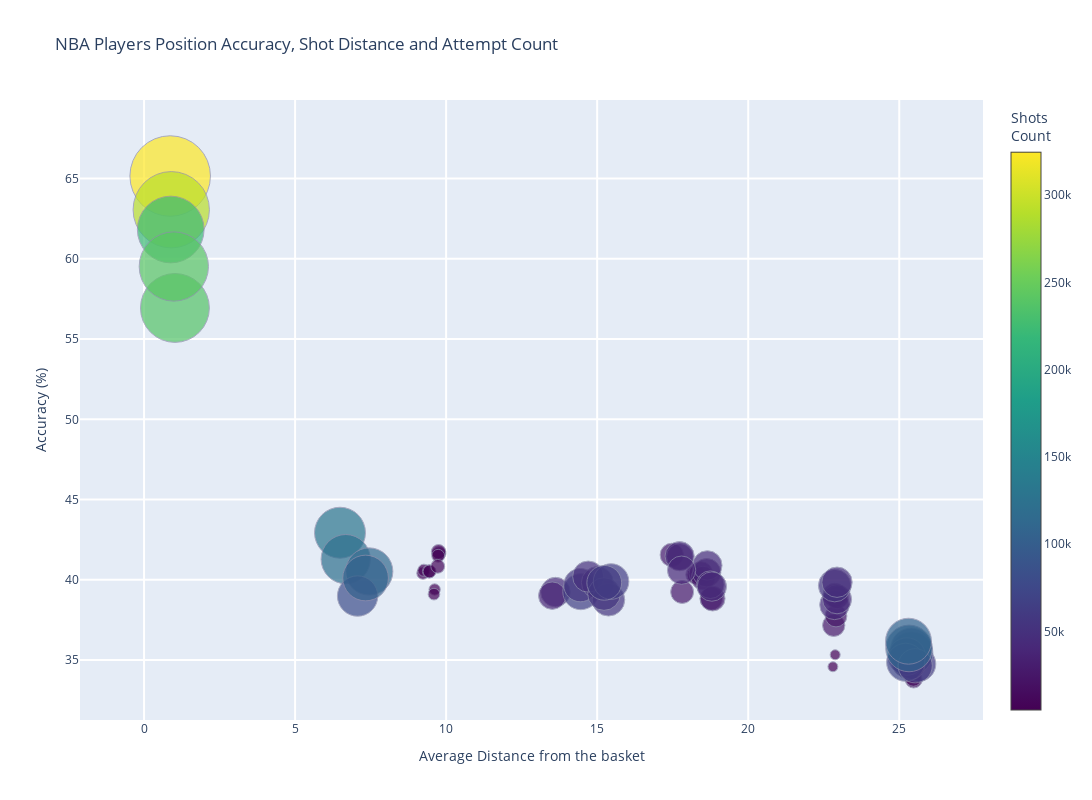

Notebook source saved alongside this figure:
### Code cell
fig = go.Figure()
fig.update_layout(width=1400, height=800, title="NBA Players Position Accuracy, Shot Distance and Attempt Count",
                  xaxis=dict(
                      title="Average Distance from the basket",
                      gridcolor="white",
                      gridwidth=2,
                  ),
                  yaxis=dict(
                      title="Accuracy (%)",
                      gridcolor="white",
                      gridwidth=2,
                  ),
                  )
fig.add_trace(
    go.Scatter(
        x=position_zones_75_p["avg_distance"],
        y=position_zones_75_p["accuracy"] * 100,
        mode="markers",
        marker=dict(
            size=position_zones_75_p["count"],
            sizemode="area",
            sizeref=100,
            color=position_zones_75_p["count"],
            colorscale="Viridis",
            showscale=True,
            line_color='rgb(140, 140, 170)',
            colorbar_title='Shots<br>Count',
        ),
    text=position_zones_75_p["POSITION"],
    hovertemplate=(
            "Position: %{text}<br>" +
            "Accuracy: %{y:.2f}<br>" +
            "Average Distance: %{x:.2f}<br>" +
            "Attempt Count: %{marker.size:.0f}"
    ),
    name="Positions"
    )
)

### Figure 1 — Plotly figure (JSON) as saved in the notebook; plotly's stock layout.template omitted (floating-point values rounded to 4 significant figures)
{"data": [{"hovertemplate": "Position: %{text}<br>Accuracy: %{y:.2f}<br>Average Distance: %{x:.2f}<br>Attempt Count: %{marker.size:.0f}", "marker": {"color": [18096, 14574, 13287, 129765, 7528, 7413, 4908, 27175, 43676, 17315, 37727, 16335, 324616, 5022, 36105, 49804, 46580, 121181, 8674, 8330, 24910, 35146, 64843, 28023, 55720, 28249, 291476, 23729, 61236, 91014, 84806, 111444, 9414, 10492, 28490, 42777, 50957, 40338, 48634, 43354, 237196, 25347, 36372, 70288, 72409, 81573, 6407, 6800, 43950, 26311, 53008, 25613, 53396, 30721, 222773, 42448, 58650, 108737, 105600, 104354, 8271, 9499, 53008, 40193, 63312, 38312, 60590, 43161, 240280, 46207], "colorbar": {"title": {"text": "Shots<br>Count"}}, "colorscale": [[0, "#440154"], [0.1111, "#482878"], [0.2222, "#3e4989"], [0.3333, "#31688e"], [0.4444, "#26828e"], [0.5556, "#1f9e89"], [0.6667, "#35b779"], [0.7778, "#6ece58"], [0.8889, "#b5de2b"], [1, "#fde725"]], "line": {"color": "rgb(140, 140, 170)"}, "showscale": true, "size": [18096, 14574, 13287, 129765, 7528, 7413, 4908, 27175, 43676, 17315, 37727, 16335, 324616, 5022, 36105, 49804, 46580, 121181, 8674, 8330, 24910, 35146, 64843, 28023, 55720, 28249, 291476, 23729, 61236, 91014, 84806, 111444, 9414, 10492, 28490, 42777, 50957, 40338, 48634, 43354, 237196, 25347, 36372, 70288, 72409, 81573, 6407, 6800, 43950, 26311, 53008, 25613, 53396, 30721, 222773, 42448, 58650, 108737, 105600, 104354, 8271, 9499, 53008, 40193, 63312, 38312, 60590, 43161, 240280, 46207], "sizemode": "area", "sizeref": 100}, "mode": "markers", "name": "Positions", "text": ["C", "C", "C", "C", "C", "C", "C", "C", "C", "C", "C", "C", "C", "C", "PF", "PF", "PF", "PF", "PF", "PF", "PF", "PF", "PF", "PF", "PF", "PF", "PF", "PF", "PG", "PG", "PG", "PG", "PG", "PG", "PG", "PG", "PG", "PG", "PG", "PG", "PG", "PG", "SF", "SF", "SF", "SF", "SF", "SF", "SF", "SF", "SF", "SF", "SF", "SF", "SF", "SF", "SG", "SG", "SG", "SG", "SG", "SG", "SG", "SG", "SG", "SG", "SG", "SG", "SG", "SG"], "type": "scatter", "x": [25.49, 25.48, 25.47, 6.486, 9.232, 9.263, 22.8, 17.47, 13.62, 18.24, 13.51, 18.27, 0.8652, 22.88, 25.36, 25.32, 25.26, 6.676, 9.432, 9.453, 22.83, 17.73, 14.46, 18.43, 14.44, 18.5, 0.9003, 22.91, 25.63, 25.41, 25.4, 7.455, 9.767, 9.749, 22.87, 17.73, 15.01, 18.62, 14.7, 18.65, 1.022, 22.94, 25.4, 25.25, 25.21, 7.069, 9.619, 9.597, 22.86, 17.81, 15.37, 18.78, 15.23, 18.82, 0.8831, 22.94, 25.53, 25.32, 25.31, 7.333, 9.736, 9.722, 22.86, 17.79, 15.46, 18.75, 15.23, 18.8, 0.9854, 22.94], "y": [34.95, 33.79, 33.87, 42.93, 40.41, 40.59, 34.58, 41.55, 39.23, 40.32, 39.01, 40.3, 65.16, 35.32, 34.58, 34.86, 34.84, 41.29, 40.52, 40.52, 37.16, 41.43, 39.26, 40.39, 39.66, 40.1, 63.06, 37.74, 34.75, 35.42, 35.71, 40.52, 41.64, 41.75, 39.03, 41.47, 39.82, 40.44, 40.2, 40.89, 56.94, 38.9, 34.63, 35.22, 34.85, 38.98, 39.39, 39.1, 38.44, 39.24, 38.75, 38.82, 39.11, 38.83, 61.83, 38.78, 34.64, 35.72, 36.17, 40.11, 41.49, 40.84, 39.64, 40.6, 39.89, 39.69, 39.81, 39.58, 59.52, 39.84]}], "layout": {"height": 800, "title": {"text": "NBA Players Position Accuracy, Shot Distance and Attempt Count"}, "width": 1400, "xaxis": {"gridcolor": "white", "gridwidth": 2, "title": {"text": "Average Distance from the basket"}}, "yaxis": {"gridcolor": "white", "gridwidth": 2, "title": {"text": "Accuracy (%)"}}}}
